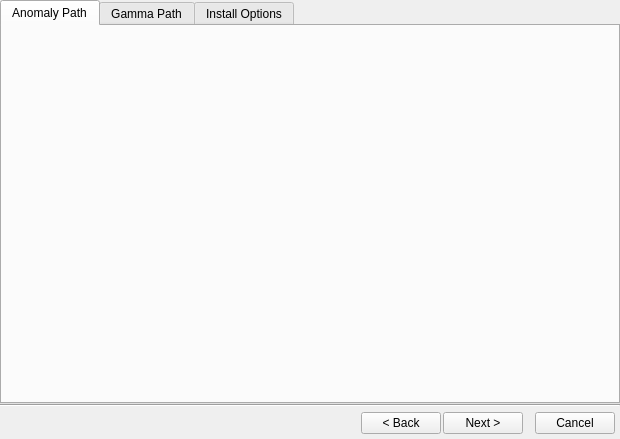
<?xml version="1.0" encoding="UTF-8"?>
<ui version="4.0">
 <class>InstallerWindow</class>
 <widget class="QMainWindow" name="InstallerWindow">
  <property name="geometry">
   <rect>
    <x>0</x>
    <y>0</y>
    <width>620</width>
    <height>439</height>
   </rect>
  </property>
  <property name="sizePolicy">
   <sizepolicy hsizetype="Maximum" vsizetype="Maximum">
    <horstretch>0</horstretch>
    <verstretch>0</verstretch>
   </sizepolicy>
  </property>
  <property name="contextMenuPolicy">
   <enum>Qt::ContextMenuPolicy::NoContextMenu</enum>
  </property>
  <property name="acceptDrops">
   <bool>false</bool>
  </property>
  <property name="windowTitle">
   <string>Norzka's Custom Gamma Installer</string>
  </property>
  <property name="autoFillBackground">
   <bool>false</bool>
  </property>
  <property name="styleSheet">
   <string notr="true"/>
  </property>
  <property name="locale">
   <locale language="English" country="UnitedStates"/>
  </property>
  <property name="tabShape">
   <enum>QTabWidget::TabShape::Rounded</enum>
  </property>
  <property name="dockOptions">
   <set>QMainWindow::DockOption::AllowTabbedDocks|QMainWindow::DockOption::AnimatedDocks</set>
  </property>
  <widget class="QWidget" name="centralWidget">
   <layout class="QHBoxLayout" name="horizontalLayout_3">
    <property name="spacing">
     <number>0</number>
    </property>
    <property name="leftMargin">
     <number>0</number>
    </property>
    <property name="topMargin">
     <number>0</number>
    </property>
    <property name="rightMargin">
     <number>0</number>
    </property>
    <property name="bottomMargin">
     <number>0</number>
    </property>
    <item>
     <widget class="QStackedWidget" name="stackedWidget">
      <property name="currentIndex">
       <number>0</number>
      </property>
      <widget class="QWidget" name="InstallSetting">
       <layout class="QVBoxLayout" name="verticalLayout_1">
        <property name="spacing">
         <number>0</number>
        </property>
        <property name="leftMargin">
         <number>0</number>
        </property>
        <property name="topMargin">
         <number>0</number>
        </property>
        <property name="rightMargin">
         <number>0</number>
        </property>
        <property name="bottomMargin">
         <number>0</number>
        </property>
        <item>
         <widget class="QTabWidget" name="tabWidget">
          <property name="currentIndex">
           <number>0</number>
          </property>
          <widget class="QWidget" name="AnomalyPath">
           <attribute name="title">
            <string>Anomaly Path</string>
           </attribute>
           <layout class="QVBoxLayout" name="verticalLayout_2">
            <property name="spacing">
             <number>0</number>
            </property>
            <property name="leftMargin">
             <number>10</number>
            </property>
            <property name="topMargin">
             <number>10</number>
            </property>
            <property name="rightMargin">
             <number>10</number>
            </property>
            <property name="bottomMargin">
             <number>10</number>
            </property>
            <item>
             <widget class="InstallPathWidget" name="AnomalyPathInput" native="true"/>
            </item>
           </layout>
          </widget>
          <widget class="QWidget" name="GammaPath">
           <attribute name="title">
            <string>Gamma Path</string>
           </attribute>
           <layout class="QVBoxLayout" name="verticalLayout_3">
            <property name="spacing">
             <number>0</number>
            </property>
            <property name="leftMargin">
             <number>10</number>
            </property>
            <property name="topMargin">
             <number>10</number>
            </property>
            <property name="rightMargin">
             <number>10</number>
            </property>
            <property name="bottomMargin">
             <number>10</number>
            </property>
            <item>
             <widget class="InstallPathWidget" name="GammaPathInput" native="true"/>
            </item>
           </layout>
          </widget>
          <widget class="QWidget" name="FinalOptions">
           <attribute name="title">
            <string>Install Options</string>
           </attribute>
           <layout class="QHBoxLayout" name="horizontalLayout_2">
            <property name="spacing">
             <number>10</number>
            </property>
            <property name="leftMargin">
             <number>10</number>
            </property>
            <property name="topMargin">
             <number>10</number>
            </property>
            <property name="rightMargin">
             <number>10</number>
            </property>
            <property name="bottomMargin">
             <number>10</number>
            </property>
            <item>
             <spacer name="horizontalSpacer_2">
              <property name="orientation">
               <enum>Qt::Orientation::Horizontal</enum>
              </property>
              <property name="sizeHint" stdset="0">
               <size>
                <width>40</width>
                <height>20</height>
               </size>
              </property>
             </spacer>
            </item>
            <item>
             <widget class="QWidget" name="VerticalContainer" native="true">
              <layout class="QVBoxLayout" name="verticalLayout_5">
               <property name="spacing">
                <number>10</number>
               </property>
               <property name="leftMargin">
                <number>0</number>
               </property>
               <property name="topMargin">
                <number>0</number>
               </property>
               <property name="rightMargin">
                <number>0</number>
               </property>
               <property name="bottomMargin">
                <number>0</number>
               </property>
               <item>
                <spacer name="verticalSpacer_2">
                 <property name="orientation">
                  <enum>Qt::Orientation::Vertical</enum>
                 </property>
                 <property name="sizeHint" stdset="0">
                  <size>
                   <width>20</width>
                   <height>40</height>
                  </size>
                 </property>
                </spacer>
               </item>
               <item>
                <widget class="QFrame" name="frame">
                 <property name="sizePolicy">
                  <sizepolicy hsizetype="Maximum" vsizetype="Minimum">
                   <horstretch>0</horstretch>
                   <verstretch>0</verstretch>
                  </sizepolicy>
                 </property>
                 <property name="frameShape">
                  <enum>QFrame::Shape::Box</enum>
                 </property>
                 <property name="frameShadow">
                  <enum>QFrame::Shadow::Sunken</enum>
                 </property>
                 <layout class="QVBoxLayout" name="verticalLayout_6">
                  <property name="leftMargin">
                   <number>50</number>
                  </property>
                  <property name="topMargin">
                   <number>40</number>
                  </property>
                  <property name="rightMargin">
                   <number>50</number>
                  </property>
                  <property name="bottomMargin">
                   <number>40</number>
                  </property>
                  <item>
                   <widget class="QCheckBox" name="OptionAddOverwriteFiles">
                    <property name="text">
                     <string>Add Overwrite Files</string>
                    </property>
                    <property name="checked">
                     <bool>true</bool>
                    </property>
                   </widget>
                  </item>
                 </layout>
                </widget>
               </item>
               <item>
                <widget class="QPushButton" name="StartInstallButton">
                 <property name="text">
                  <string>Start Install</string>
                 </property>
                 <property name="autoDefault">
                  <bool>false</bool>
                 </property>
                 <property name="default">
                  <bool>false</bool>
                 </property>
                 <property name="flat">
                  <bool>false</bool>
                 </property>
                </widget>
               </item>
               <item>
                <spacer name="verticalSpacer">
                 <property name="orientation">
                  <enum>Qt::Orientation::Vertical</enum>
                 </property>
                 <property name="sizeHint" stdset="0">
                  <size>
                   <width>20</width>
                   <height>40</height>
                  </size>
                 </property>
                </spacer>
               </item>
              </layout>
             </widget>
            </item>
            <item>
             <spacer name="horizontalSpacer_4">
              <property name="orientation">
               <enum>Qt::Orientation::Horizontal</enum>
              </property>
              <property name="sizeHint" stdset="0">
               <size>
                <width>40</width>
                <height>20</height>
               </size>
              </property>
             </spacer>
            </item>
           </layout>
          </widget>
         </widget>
        </item>
        <item>
         <widget class="Line" name="SeperaterLine">
          <property name="orientation">
           <enum>Qt::Orientation::Horizontal</enum>
          </property>
         </widget>
        </item>
        <item>
         <layout class="QHBoxLayout" name="horizontalLayout">
          <property name="spacing">
           <number>2</number>
          </property>
          <property name="leftMargin">
           <number>5</number>
          </property>
          <property name="topMargin">
           <number>5</number>
          </property>
          <property name="rightMargin">
           <number>5</number>
          </property>
          <property name="bottomMargin">
           <number>5</number>
          </property>
          <item>
           <spacer name="horizontalSpacer">
            <property name="orientation">
             <enum>Qt::Orientation::Horizontal</enum>
            </property>
            <property name="sizeType">
             <enum>QSizePolicy::Policy::Preferred</enum>
            </property>
            <property name="sizeHint" stdset="0">
             <size>
              <width>500</width>
              <height>20</height>
             </size>
            </property>
           </spacer>
          </item>
          <item>
           <widget class="QPushButton" name="BackButton">
            <property name="text">
             <string>&lt; Back</string>
            </property>
           </widget>
          </item>
          <item>
           <widget class="QPushButton" name="NextButton">
            <property name="text">
             <string>Next &gt;</string>
            </property>
           </widget>
          </item>
          <item>
           <spacer name="horizontalSpacer_3">
            <property name="orientation">
             <enum>Qt::Orientation::Horizontal</enum>
            </property>
            <property name="sizeType">
             <enum>QSizePolicy::Policy::Minimum</enum>
            </property>
            <property name="sizeHint" stdset="0">
             <size>
              <width>10</width>
              <height>20</height>
             </size>
            </property>
           </spacer>
          </item>
          <item>
           <widget class="QPushButton" name="CancelButton">
            <property name="text">
             <string>Cancel</string>
            </property>
           </widget>
          </item>
         </layout>
        </item>
       </layout>
      </widget>
      <widget class="QWidget" name="InstallPage">
       <layout class="QVBoxLayout" name="verticalLayout_4">
        <property name="spacing">
         <number>5</number>
        </property>
        <property name="leftMargin">
         <number>10</number>
        </property>
        <property name="topMargin">
         <number>10</number>
        </property>
        <property name="rightMargin">
         <number>10</number>
        </property>
        <property name="bottomMargin">
         <number>10</number>
        </property>
        <item>
         <widget class="QLabel" name="LogoLabel">
          <property name="text">
           <string/>
          </property>
          <property name="pixmap">
           <pixmap resource="../build/.rcc/Assets.qrc">:/Images/Logo.png</pixmap>
          </property>
          <property name="alignment">
           <set>Qt::AlignmentFlag::AlignCenter</set>
          </property>
         </widget>
        </item>
        <item>
         <spacer name="verticalSpacer_4">
          <property name="orientation">
           <enum>Qt::Orientation::Vertical</enum>
          </property>
          <property name="sizeHint" stdset="0">
           <size>
            <width>20</width>
            <height>40</height>
           </size>
          </property>
         </spacer>
        </item>
        <item>
         <widget class="QLabel" name="StatusLabel">
          <property name="sizePolicy">
           <sizepolicy hsizetype="Minimum" vsizetype="Maximum">
            <horstretch>0</horstretch>
            <verstretch>0</verstretch>
           </sizepolicy>
          </property>
          <property name="frameShape">
           <enum>QFrame::Shape::NoFrame</enum>
          </property>
          <property name="text">
           <string>Status</string>
          </property>
          <property name="alignment">
           <set>Qt::AlignmentFlag::AlignCenter</set>
          </property>
          <property name="textInteractionFlags">
           <set>Qt::TextInteractionFlag::NoTextInteraction</set>
          </property>
         </widget>
        </item>
        <item>
         <widget class="QProgressBar" name="SingularProgressBar">
          <property name="value">
           <number>0</number>
          </property>
          <property name="alignment">
           <set>Qt::AlignmentFlag::AlignCenter</set>
          </property>
         </widget>
        </item>
        <item>
         <widget class="QProgressBar" name="TotalProgressBar">
          <property name="minimum">
           <number>0</number>
          </property>
          <property name="maximum">
           <number>100</number>
          </property>
          <property name="value">
           <number>0</number>
          </property>
          <property name="alignment">
           <set>Qt::AlignmentFlag::AlignCenter</set>
          </property>
         </widget>
        </item>
        <item>
         <spacer name="verticalSpacer_3">
          <property name="orientation">
           <enum>Qt::Orientation::Vertical</enum>
          </property>
          <property name="sizeHint" stdset="0">
           <size>
            <width>20</width>
            <height>40</height>
           </size>
          </property>
         </spacer>
        </item>
       </layout>
      </widget>
      <widget class="QWidget" name="Finished">
       <layout class="QVBoxLayout" name="verticalLayout_7">
        <property name="leftMargin">
         <number>10</number>
        </property>
        <property name="topMargin">
         <number>10</number>
        </property>
        <property name="rightMargin">
         <number>10</number>
        </property>
        <property name="bottomMargin">
         <number>10</number>
        </property>
        <item>
         <spacer name="verticalSpacer_5">
          <property name="orientation">
           <enum>Qt::Orientation::Vertical</enum>
          </property>
          <property name="sizeHint" stdset="0">
           <size>
            <width>20</width>
            <height>40</height>
           </size>
          </property>
         </spacer>
        </item>
        <item>
         <widget class="QWidget" name="widget" native="true">
          <layout class="QHBoxLayout" name="horizontalLayout_4">
           <property name="spacing">
            <number>6</number>
           </property>
           <property name="leftMargin">
            <number>0</number>
           </property>
           <property name="topMargin">
            <number>0</number>
           </property>
           <property name="rightMargin">
            <number>0</number>
           </property>
           <property name="bottomMargin">
            <number>0</number>
           </property>
           <item>
            <spacer name="horizontalSpacer_5">
             <property name="orientation">
              <enum>Qt::Orientation::Horizontal</enum>
             </property>
             <property name="sizeHint" stdset="0">
              <size>
               <width>40</width>
               <height>20</height>
              </size>
             </property>
            </spacer>
           </item>
           <item>
            <widget class="QFrame" name="frame_2">
             <property name="frameShape">
              <enum>QFrame::Shape::Box</enum>
             </property>
             <property name="frameShadow">
              <enum>QFrame::Shadow::Raised</enum>
             </property>
             <layout class="QVBoxLayout" name="verticalLayout">
              <property name="spacing">
               <number>10</number>
              </property>
              <property name="leftMargin">
               <number>40</number>
              </property>
              <property name="topMargin">
               <number>50</number>
              </property>
              <property name="rightMargin">
               <number>40</number>
              </property>
              <property name="bottomMargin">
               <number>50</number>
              </property>
              <item>
               <widget class="QLabel" name="TimeTakenLabel">
                <property name="text">
                 <string>Time Taken: </string>
                </property>
                <property name="alignment">
                 <set>Qt::AlignmentFlag::AlignCenter</set>
                </property>
               </widget>
              </item>
             </layout>
            </widget>
           </item>
           <item>
            <spacer name="horizontalSpacer_6">
             <property name="orientation">
              <enum>Qt::Orientation::Horizontal</enum>
             </property>
             <property name="sizeHint" stdset="0">
              <size>
               <width>40</width>
               <height>20</height>
              </size>
             </property>
            </spacer>
           </item>
          </layout>
         </widget>
        </item>
        <item>
         <spacer name="verticalSpacer_6">
          <property name="orientation">
           <enum>Qt::Orientation::Vertical</enum>
          </property>
          <property name="sizeHint" stdset="0">
           <size>
            <width>20</width>
            <height>40</height>
           </size>
          </property>
         </spacer>
        </item>
        <item>
         <widget class="QWidget" name="widget_2" native="true">
          <layout class="QHBoxLayout" name="horizontalLayout_5">
           <item>
            <widget class="QPushButton" name="FinishInstallButton">
             <property name="text">
              <string>Finish Install</string>
             </property>
            </widget>
           </item>
          </layout>
         </widget>
        </item>
       </layout>
      </widget>
     </widget>
    </item>
   </layout>
  </widget>
 </widget>
 <layoutdefault spacing="6" margin="11"/>
 <customwidgets>
  <customwidget>
   <class>InstallPathWidget</class>
   <extends>QWidget</extends>
   <header>CustomWidgets/InstallPathWidget.hpp</header>
   <container>1</container>
  </customwidget>
 </customwidgets>
 <resources>
  <include location="../build/.rcc/Assets.qrc"/>
  <include location="../build/.rcc/Assets.qrc"/>
 </resources>
 <connections/>
</ui>
